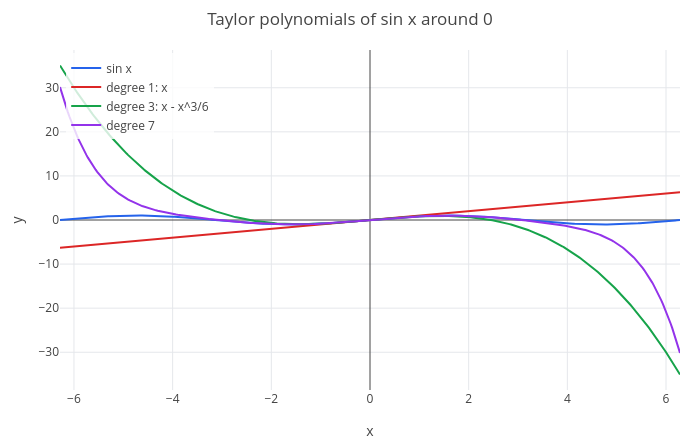

Notebook code cell kept with this figure:
### Markdown cell above
The more terms, the further from 0 the approximation stays good. The plot compares $\sin x$ (blue) with its Taylor
polynomials of degree 1, 3 and 7 for $x$ from $-2\pi$ to $2\pi$:

### Code cell
p = plot(sin(x), taylor(sin(x), x, 0, 1), taylor(sin(x), x, 0, 3), taylor(sin(x), x, 0, 7), x, -2*pi, 2*pi);
p = legend(p, "sin x", "degree 1: x", "degree 3: x - x^3/6", "degree 7");
labels(title(p, "Taylor polynomials of sin x around 0"), "x", "y")

### Figure 1 — Plotly figure (JSON) as saved in the notebook; plotly's stock layout.template omitted (floating-point values rounded to 4 significant figures; data arrays with more than 128 entries replaced by an {"elided": "..."} marker saying what was removed)
{"data": [{"line": {"color": "#2563eb", "width": 2}, "mode": "lines", "name": "sin x", "type": "scatter", "x": {"elided": "402 float values"}, "y": {"elided": "402 float values"}}, {"line": {"color": "#dc2626", "width": 2}, "mode": "lines", "name": "degree 1: x", "type": "scatter", "x": {"elided": "402 float values"}, "y": {"elided": "402 float values"}}, {"line": {"color": "#16a34a", "width": 2}, "mode": "lines", "name": "degree 3: x - x^3/6", "type": "scatter", "x": {"elided": "402 float values"}, "y": {"elided": "402 float values"}}, {"line": {"color": "#9333ea", "width": 2}, "mode": "lines", "name": "degree 7", "type": "scatter", "x": {"elided": "402 float values"}, "y": {"elided": "402 float values"}}], "layout": {"height": 440, "legend": {"bgcolor": "rgba(255,255,255,0.8)", "x": 0.01, "y": 0.99}, "margin": {"b": 50, "l": 60, "r": 20, "t": 50}, "showlegend": true, "title": {"text": "Taylor polynomials of sin x around 0"}, "width": 700, "xaxis": {"title": {"text": "x"}, "zeroline": true}, "yaxis": {"range": [-38.56, 38.56], "title": {"text": "y"}, "zeroline": true}}}
